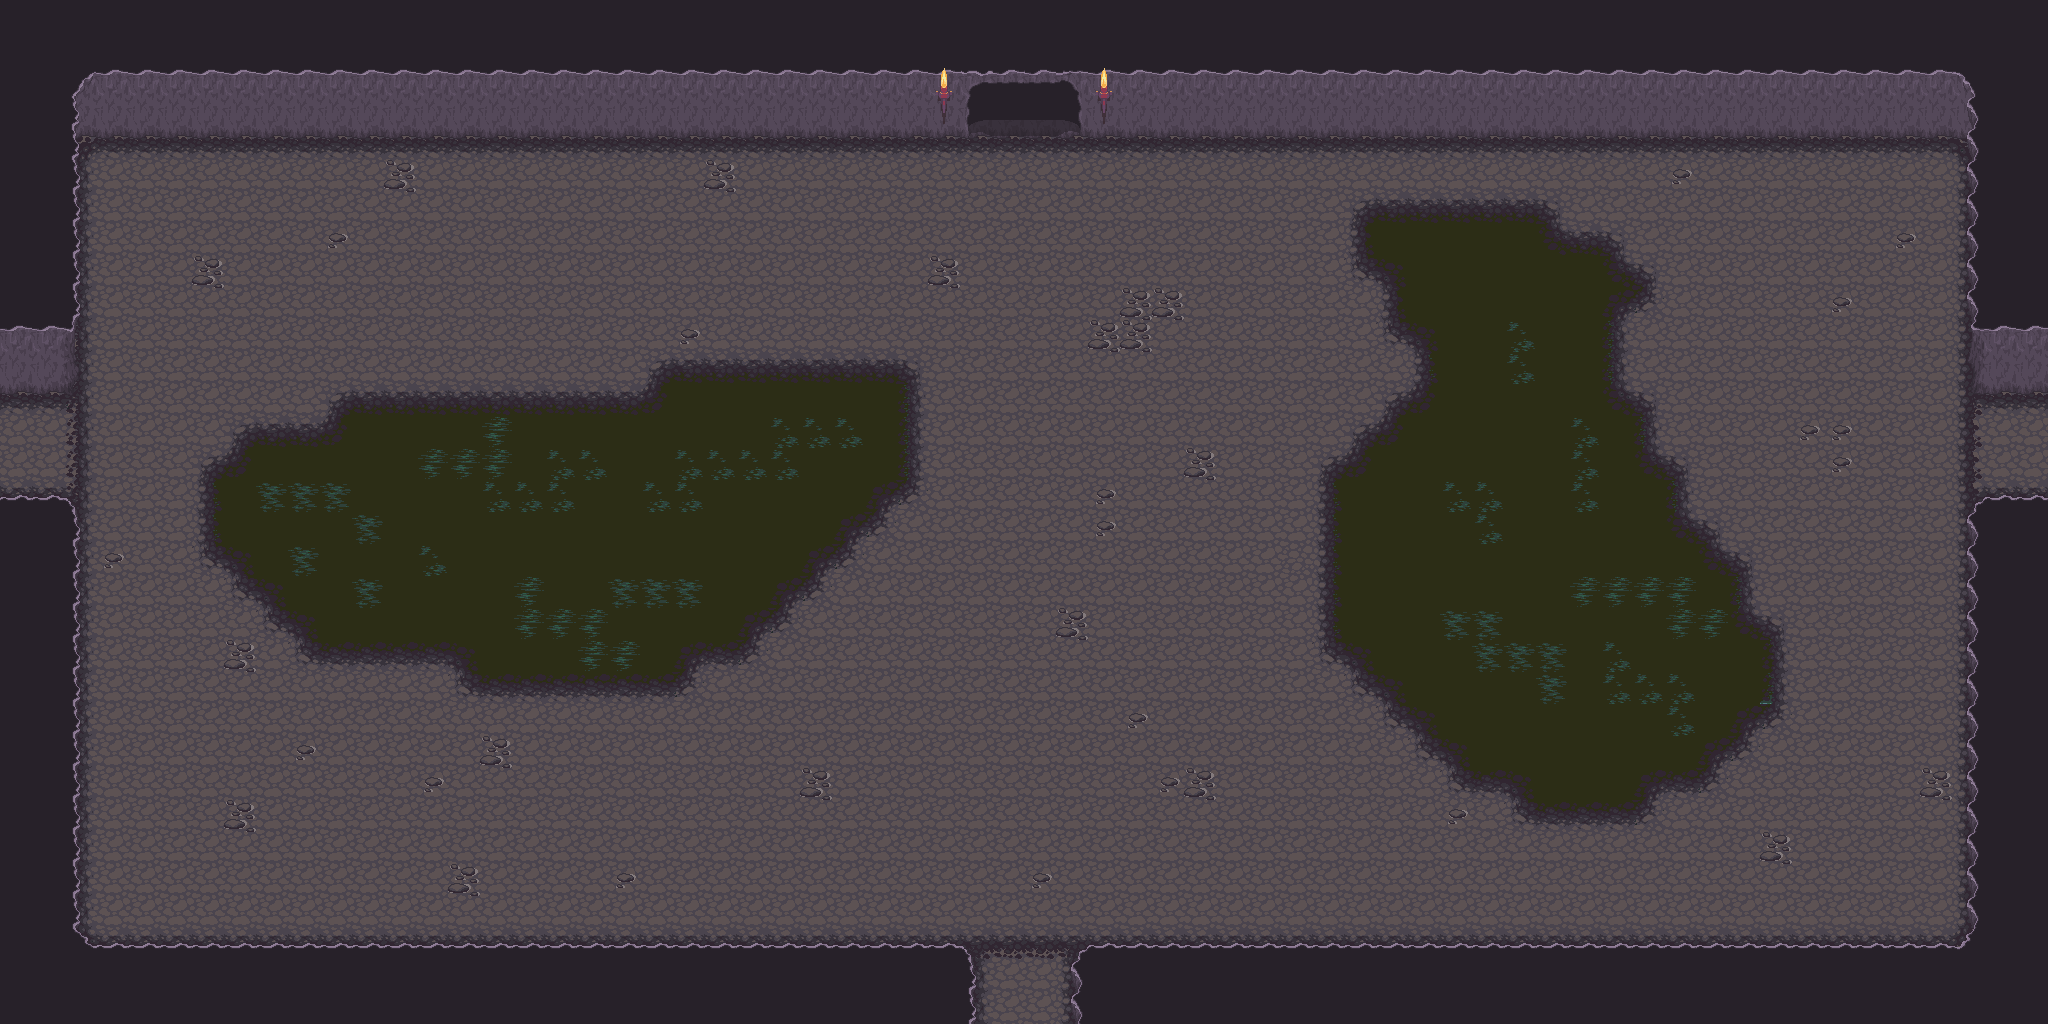

Below is a game level as drawn by its tile map, then a one-line description and the .tmx that defines it (tile-layer data replaced by summaries):
An orthogonal 64x32 tile map with 32x32 px tiles, 8 tile layers (Sol, Sol +1, Sol + 2, Wall, ...), 5 hidden layers not drawn, 8 tilesets.

<map version="1.0" orientation="orthogonal" renderorder="right-down" width="64" height="32" tilewidth="32" tileheight="32" nextobjectid="1">
 <tileset firstgid="1" name="Artis_dock" tilewidth="32" tileheight="32" tilecount="128" columns="16">
  <image source="../Ressources/Artis_dock.png" width="512" height="256" />
 </tileset>
 <tileset firstgid="129" name="base_out_atlas" tilewidth="32" tileheight="32" tilecount="1024" columns="32">
  <image source="../Ressources/base_out_atlas.png" width="1024" height="1024" />
 </tileset>
 <tileset firstgid="1153" name="build_atlas" tilewidth="32" tileheight="32" tilecount="1024" columns="32">
  <image source="../Ressources/build_atlas.png" width="1024" height="1024" />
 </tileset>
 <tileset firstgid="2177" name="caves" tilewidth="32" tileheight="32" tilecount="66" columns="11">
  <image source="../Ressources/caves.png" width="352" height="192" />
 </tileset>
 <tileset firstgid="2243" name="forest_tiles" tilewidth="32" tileheight="32" tilecount="256" columns="16">
  <image source="../Ressources/forest_tiles.png" width="512" height="512" />
 </tileset>
 <tileset firstgid="2499" name="obj_misk_atlas" tilewidth="32" tileheight="32" tilecount="1024" columns="32">
  <image source="../Ressources/obj_misk_atlas.png" width="1024" height="1024" />
 </tileset>
 <tileset firstgid="3523" name="terrain_atlas" tilewidth="32" tileheight="32" tilecount="1024" columns="32">
  <image source="../Ressources/terrain_atlas.png" width="1024" height="1024" />
 </tileset>
 <tileset firstgid="4547" name="tileset_stone_v4_p1" tilewidth="32" tileheight="32" tilecount="70" columns="5">
  <image source="../Ressources/tileset_stone_v4_p1.png" width="166" height="463" />
 </tileset>
 <layer name="Sol" width="64" height="32">
  <data>[2048 cells, 2048 non-empty, 1 distinct tile ids]</data>
 </layer>
 <layer name="Sol +1" width="64" height="32">
  <data>[2048 cells, 593 non-empty, 21 distinct tile ids]</data>
 </layer>
 <layer name="Sol + 2" width="64" height="32">
  <data>[2048 cells, 151 non-empty, 13 distinct tile ids]</data>
 </layer>
 <layer name="Wall" width="64" height="32">
  <data>[2048 cells, 638 non-empty, 23 distinct tile ids]</data>
 </layer>
 <layer name="Door" width="64" height="32">
  <data>[2048 cells, 12 non-empty, 9 distinct tile ids]</data>
 </layer>
 <layer name="Collide" width="64" height="32" visible="0">
  <data>[2048 cells, 984 non-empty, 1 distinct tile ids]</data>
 </layer>
 <layer name="TopDoorBlock" width="64" height="32" visible="0">
  <data>[2048 cells, 24 non-empty, 3 distinct tile ids]</data>
 </layer>
 <layer name="BottomDoorBlock" width="64" height="32" visible="0">
  <data>[2048 cells, 18 non-empty, 2 distinct tile ids]</data>
 </layer>
 <layer name="LeftDoorBlock" width="64" height="32" visible="0">
  <data>[2048 cells, 24 non-empty, 2 distinct tile ids]</data>
 </layer>
 <layer name="RightDoorBlock" width="64" height="32" visible="0">
  <data>[2048 cells, 24 non-empty, 2 distinct tile ids]</data>
 </layer>
 <layer name="Decor" width="64" height="32">
  <data>[2048 cells, 40 non-empty, 4 distinct tile ids]</data>
 </layer>
 <layer name="UpOne" width="64" height="32">
  <data>[2048 cells, 0 non-empty, 0 distinct tile ids]</data>
 </layer>
 <layer name="UpTwo" width="64" height="32">
  <data>[2048 cells, 0 non-empty, 0 distinct tile ids]</data>
 </layer>
</map>
